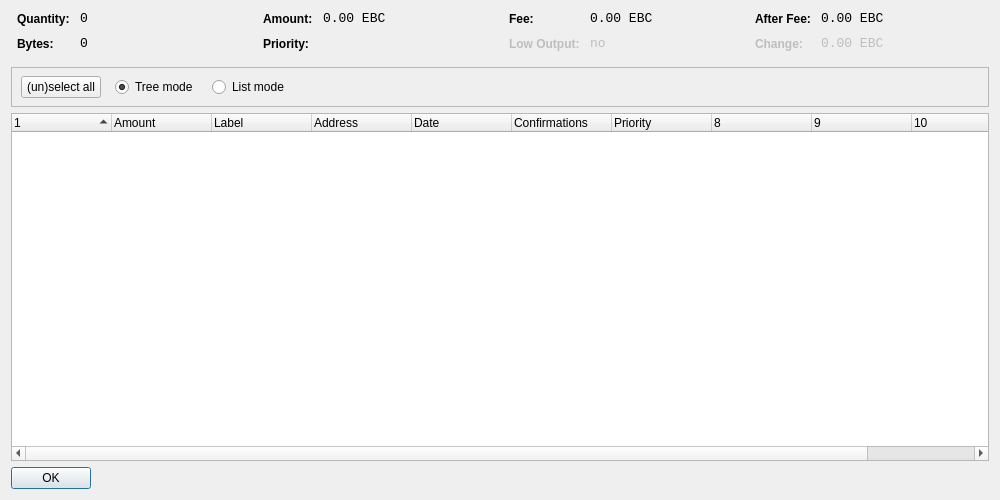
<?xml version="1.0" encoding="UTF-8"?>
<ui version="4.0">
 <class>CoinControlDialog</class>
 <widget class="QDialog" name="CoinControlDialog">
  <property name="geometry">
   <rect>
    <x>0</x>
    <y>0</y>
    <width>1000</width>
    <height>500</height>
   </rect>
  </property>
  <property name="windowTitle">
   <string>Coin Control</string>
  </property>
  <layout class="QVBoxLayout" name="verticalLayout">
   <item>
    <layout class="QHBoxLayout" name="horizontalLayoutTop" stretch="0,0,0,0">
     <property name="topMargin">
      <number>0</number>
     </property>
     <property name="bottomMargin">
      <number>10</number>
     </property>
     <item>
      <layout class="QFormLayout" name="formLayoutCoinControl1">
       <property name="horizontalSpacing">
        <number>10</number>
       </property>
       <property name="verticalSpacing">
        <number>10</number>
       </property>
       <property name="leftMargin">
        <number>6</number>
       </property>
       <property name="rightMargin">
        <number>6</number>
       </property>
       <item row="0" column="0">
        <widget class="QLabel" name="labelCoinControlQuantityText">
         <property name="styleSheet">
          <string notr="true">font-weight:bold;</string>
         </property>
         <property name="text">
          <string>Quantity:</string>
         </property>
        </widget>
       </item>
       <item row="0" column="1">
        <widget class="QLabel" name="labelCoinControlQuantity">
         <property name="font">
          <font>
           <family>Monospace</family>
           <pointsize>10</pointsize>
          </font>
         </property>
         <property name="cursor">
          <cursorShape>IBeamCursor</cursorShape>
         </property>
         <property name="contextMenuPolicy">
          <enum>Qt::ActionsContextMenu</enum>
         </property>
         <property name="text">
          <string notr="true">0</string>
         </property>
         <property name="textInteractionFlags">
          <set>Qt::LinksAccessibleByMouse|Qt::TextSelectableByKeyboard|Qt::TextSelectableByMouse</set>
         </property>
        </widget>
       </item>
       <item row="1" column="0">
        <widget class="QLabel" name="labelCoinControlBytesText">
         <property name="styleSheet">
          <string notr="true">font-weight:bold;</string>
         </property>
         <property name="text">
          <string>Bytes:</string>
         </property>
        </widget>
       </item>
       <item row="1" column="1">
        <widget class="QLabel" name="labelCoinControlBytes">
         <property name="font">
          <font>
           <family>Monospace</family>
           <pointsize>10</pointsize>
          </font>
         </property>
         <property name="cursor">
          <cursorShape>IBeamCursor</cursorShape>
         </property>
         <property name="contextMenuPolicy">
          <enum>Qt::ActionsContextMenu</enum>
         </property>
         <property name="text">
          <string notr="true">0</string>
         </property>
         <property name="textInteractionFlags">
          <set>Qt::LinksAccessibleByMouse|Qt::TextSelectableByKeyboard|Qt::TextSelectableByMouse</set>
         </property>
        </widget>
       </item>
      </layout>
     </item>
     <item>
      <layout class="QFormLayout" name="formLayoutCoinControl2">
       <property name="horizontalSpacing">
        <number>10</number>
       </property>
       <property name="verticalSpacing">
        <number>10</number>
       </property>
       <property name="leftMargin">
        <number>6</number>
       </property>
       <property name="rightMargin">
        <number>6</number>
       </property>
       <item row="0" column="0">
        <widget class="QLabel" name="labelCoinControlAmountText">
         <property name="styleSheet">
          <string notr="true">font-weight:bold;</string>
         </property>
         <property name="text">
          <string>Amount:</string>
         </property>
        </widget>
       </item>
       <item row="0" column="1">
        <widget class="QLabel" name="labelCoinControlAmount">
         <property name="font">
          <font>
           <family>Monospace</family>
           <pointsize>10</pointsize>
          </font>
         </property>
         <property name="cursor">
          <cursorShape>IBeamCursor</cursorShape>
         </property>
         <property name="contextMenuPolicy">
          <enum>Qt::ActionsContextMenu</enum>
         </property>
         <property name="text">
          <string notr="true">0.00 EBC</string>
         </property>
         <property name="textInteractionFlags">
          <set>Qt::LinksAccessibleByMouse|Qt::TextSelectableByKeyboard|Qt::TextSelectableByMouse</set>
         </property>
        </widget>
       </item>
       <item row="1" column="0">
        <widget class="QLabel" name="labelCoinControlPriorityText">
         <property name="styleSheet">
          <string notr="true">font-weight:bold;</string>
         </property>
         <property name="text">
          <string>Priority:</string>
         </property>
        </widget>
       </item>
       <item row="1" column="1">
        <widget class="QLabel" name="labelCoinControlPriority">
         <property name="font">
          <font>
           <family>Monospace</family>
           <pointsize>10</pointsize>
          </font>
         </property>
         <property name="cursor">
          <cursorShape>IBeamCursor</cursorShape>
         </property>
         <property name="contextMenuPolicy">
          <enum>Qt::ActionsContextMenu</enum>
         </property>
         <property name="text">
          <string/>
         </property>
         <property name="textInteractionFlags">
          <set>Qt::LinksAccessibleByMouse|Qt::TextSelectableByKeyboard|Qt::TextSelectableByMouse</set>
         </property>
        </widget>
       </item>
      </layout>
     </item>
     <item>
      <layout class="QFormLayout" name="formLayoutCoinControl3">
       <property name="horizontalSpacing">
        <number>10</number>
       </property>
       <property name="verticalSpacing">
        <number>10</number>
       </property>
       <property name="leftMargin">
        <number>6</number>
       </property>
       <property name="rightMargin">
        <number>6</number>
       </property>
       <item row="0" column="0">
        <widget class="QLabel" name="labelCoinControlFeeText">
         <property name="styleSheet">
          <string notr="true">font-weight:bold;</string>
         </property>
         <property name="text">
          <string>Fee:</string>
         </property>
        </widget>
       </item>
       <item row="0" column="1">
        <widget class="QLabel" name="labelCoinControlFee">
         <property name="font">
          <font>
           <family>Monospace</family>
           <pointsize>10</pointsize>
          </font>
         </property>
         <property name="cursor">
          <cursorShape>IBeamCursor</cursorShape>
         </property>
         <property name="contextMenuPolicy">
          <enum>Qt::ActionsContextMenu</enum>
         </property>
         <property name="text">
          <string notr="true">0.00 EBC</string>
         </property>
         <property name="textInteractionFlags">
          <set>Qt::LinksAccessibleByMouse|Qt::TextSelectableByKeyboard|Qt::TextSelectableByMouse</set>
         </property>
        </widget>
       </item>
       <item row="1" column="0">
        <widget class="QLabel" name="labelCoinControlLowOutputText">
         <property name="enabled">
          <bool>false</bool>
         </property>
         <property name="styleSheet">
          <string notr="true">font-weight:bold;</string>
         </property>
         <property name="text">
          <string>Low Output:</string>
         </property>
        </widget>
       </item>
       <item row="1" column="1">
        <widget class="QLabel" name="labelCoinControlLowOutput">
         <property name="enabled">
          <bool>false</bool>
         </property>
         <property name="font">
          <font>
           <family>Monospace</family>
           <pointsize>10</pointsize>
          </font>
         </property>
         <property name="cursor">
          <cursorShape>IBeamCursor</cursorShape>
         </property>
         <property name="contextMenuPolicy">
          <enum>Qt::ActionsContextMenu</enum>
         </property>
         <property name="text">
          <string notr="true">no</string>
         </property>
         <property name="textInteractionFlags">
          <set>Qt::LinksAccessibleByMouse|Qt::TextSelectableByKeyboard|Qt::TextSelectableByMouse</set>
         </property>
        </widget>
       </item>
      </layout>
     </item>
     <item>
      <layout class="QFormLayout" name="formLayoutCoinControl4">
       <property name="horizontalSpacing">
        <number>10</number>
       </property>
       <property name="verticalSpacing">
        <number>10</number>
       </property>
       <property name="leftMargin">
        <number>6</number>
       </property>
       <property name="rightMargin">
        <number>6</number>
       </property>
       <item row="0" column="0">
        <widget class="QLabel" name="labelCoinControlAfterFeeText">
         <property name="styleSheet">
          <string notr="true">font-weight:bold;</string>
         </property>
         <property name="text">
          <string>After Fee:</string>
         </property>
        </widget>
       </item>
       <item row="0" column="1">
        <widget class="QLabel" name="labelCoinControlAfterFee">
         <property name="font">
          <font>
           <family>Monospace</family>
           <pointsize>10</pointsize>
          </font>
         </property>
         <property name="cursor">
          <cursorShape>IBeamCursor</cursorShape>
         </property>
         <property name="contextMenuPolicy">
          <enum>Qt::ActionsContextMenu</enum>
         </property>
         <property name="text">
          <string notr="true">0.00 EBC</string>
         </property>
         <property name="textInteractionFlags">
          <set>Qt::LinksAccessibleByMouse|Qt::TextSelectableByKeyboard|Qt::TextSelectableByMouse</set>
         </property>
        </widget>
       </item>
       <item row="1" column="0">
        <widget class="QLabel" name="labelCoinControlChangeText">
         <property name="enabled">
          <bool>false</bool>
         </property>
         <property name="styleSheet">
          <string notr="true">font-weight:bold;</string>
         </property>
         <property name="text">
          <string>Change:</string>
         </property>
        </widget>
       </item>
       <item row="1" column="1">
        <widget class="QLabel" name="labelCoinControlChange">
         <property name="enabled">
          <bool>false</bool>
         </property>
         <property name="font">
          <font>
           <family>Monospace</family>
           <pointsize>10</pointsize>
          </font>
         </property>
         <property name="cursor">
          <cursorShape>IBeamCursor</cursorShape>
         </property>
         <property name="contextMenuPolicy">
          <enum>Qt::ActionsContextMenu</enum>
         </property>
         <property name="text">
          <string notr="true">0.00 EBC</string>
         </property>
         <property name="textInteractionFlags">
          <set>Qt::LinksAccessibleByMouse|Qt::TextSelectableByKeyboard|Qt::TextSelectableByMouse</set>
         </property>
        </widget>
       </item>
      </layout>
     </item>
    </layout>
   </item>
   <item>
    <widget class="QFrame" name="frame">
     <property name="minimumSize">
      <size>
       <width>0</width>
       <height>40</height>
      </size>
     </property>
     <property name="frameShape">
      <enum>QFrame::StyledPanel</enum>
     </property>
     <property name="frameShadow">
      <enum>QFrame::Sunken</enum>
     </property>
     <widget class="QWidget" name="horizontalLayoutWidget">
      <property name="geometry">
       <rect>
        <x>10</x>
        <y>0</y>
        <width>781</width>
        <height>41</height>
       </rect>
      </property>
      <layout class="QHBoxLayout" name="horizontalLayoutPanel" stretch="0,0,0,0,0">
       <property name="spacing">
        <number>14</number>
       </property>
       <item>
        <widget class="QPushButton" name="pushButtonSelectAll">
         <property name="sizePolicy">
          <sizepolicy hsizetype="Maximum" vsizetype="Fixed">
           <horstretch>0</horstretch>
           <verstretch>0</verstretch>
          </sizepolicy>
         </property>
         <property name="text">
          <string>(un)select all</string>
         </property>
        </widget>
       </item>
       <item>
        <widget class="QRadioButton" name="radioTreeMode">
         <property name="sizePolicy">
          <sizepolicy hsizetype="Maximum" vsizetype="Fixed">
           <horstretch>0</horstretch>
           <verstretch>0</verstretch>
          </sizepolicy>
         </property>
         <property name="text">
          <string>Tree mode</string>
         </property>
         <property name="checked">
          <bool>true</bool>
         </property>
        </widget>
       </item>
       <item>
        <widget class="QRadioButton" name="radioListMode">
         <property name="sizePolicy">
          <sizepolicy hsizetype="Maximum" vsizetype="Fixed">
           <horstretch>0</horstretch>
           <verstretch>0</verstretch>
          </sizepolicy>
         </property>
         <property name="text">
          <string>List mode</string>
         </property>
        </widget>
       </item>
       <item>
        <spacer name="horizontalSpacer">
         <property name="orientation">
          <enum>Qt::Horizontal</enum>
         </property>
         <property name="sizeHint" stdset="0">
          <size>
           <width>40</width>
           <height>20</height>
          </size>
         </property>
        </spacer>
       </item>
      </layout>
     </widget>
    </widget>
   </item>
   <item>
    <widget class="CoinControlTreeWidget" name="treeWidget">
     <property name="contextMenuPolicy">
      <enum>Qt::CustomContextMenu</enum>
     </property>
     <property name="sortingEnabled">
      <bool>false</bool>
     </property>
     <property name="columnCount">
      <number>11</number>
     </property>
     <attribute name="headerShowSortIndicator" stdset="0">
      <bool>true</bool>
     </attribute>
     <attribute name="headerStretchLastSection">
      <bool>false</bool>
     </attribute>
     <column>
      <property name="text">
       <string/>
      </property>
     </column>
     <column>
      <property name="text">
       <string>Amount</string>
      </property>
     </column>
     <column>
      <property name="text">
       <string>Label</string>
      </property>
     </column>
     <column>
      <property name="text">
       <string>Address</string>
      </property>
     </column>
     <column>
      <property name="text">
       <string>Date</string>
      </property>
     </column>
     <column>
      <property name="text">
       <string>Confirmations</string>
      </property>
      <property name="toolTip">
       <string>Confirmed</string>
      </property>
     </column>
     <column>
      <property name="text">
       <string>Priority</string>
      </property>
     </column>
     <column>
      <property name="text">
       <string/>
      </property>
     </column>
     <column>
      <property name="text">
       <string/>
      </property>
     </column>
     <column>
      <property name="text">
       <string/>
      </property>
     </column>
     <column>
      <property name="text">
       <string/>
      </property>
     </column>
    </widget>
   </item>
   <item>
    <widget class="QDialogButtonBox" name="buttonBox">
     <property name="sizePolicy">
      <sizepolicy hsizetype="Maximum" vsizetype="Fixed">
       <horstretch>0</horstretch>
       <verstretch>0</verstretch>
      </sizepolicy>
     </property>
     <property name="orientation">
      <enum>Qt::Horizontal</enum>
     </property>
     <property name="standardButtons">
      <set>QDialogButtonBox::Ok</set>
     </property>
    </widget>
   </item>
  </layout>
 </widget>
 <customwidgets>
  <customwidget>
   <class>CoinControlTreeWidget</class>
   <extends>QTreeWidget</extends>
   <header>coincontroltreewidget.h</header>
  </customwidget>
 </customwidgets>
 <resources/>
 <connections/>
</ui>
